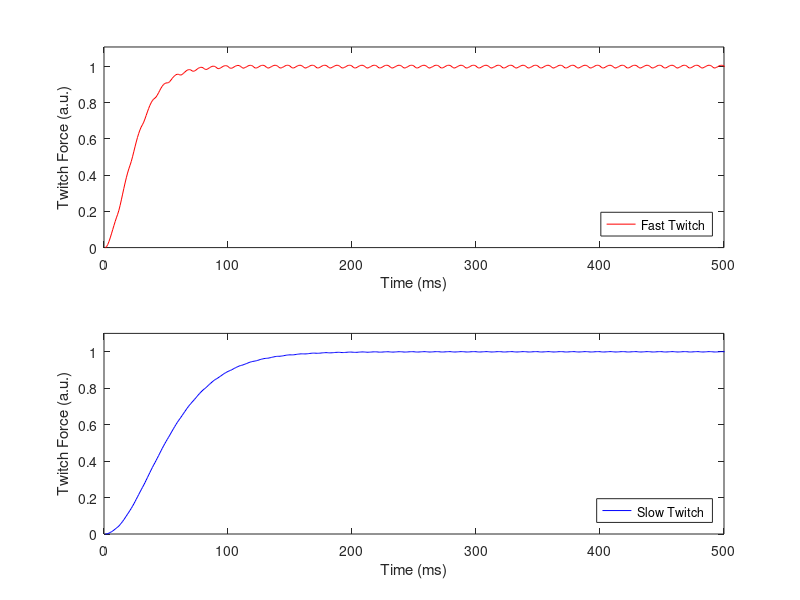

Source code (MATLAB):
% tetany.m - simulates the summation of muscle twitches to reach tetany
% For ES 53, designed by L. Moyer
% Last modified 9/16/22

% Students – please add comments to show that you understand 
% what is going on in each line of this code
 
clear all
close all
 
dt = 10; % time period between twitches in ms
frequency = 1/dt; % twitch frequency
numtwitches = 50; % number of twitches to initiate
x = [0:0.1:40]; % this is our time vector for a single twitch, so 400 time points
twamp = zeros(1,2001); % two twitch amplitude arrays, one for fast,
twamps = zeros(1,2001); % one for slow
 
% Generate time delayed twitches and sum
for i= 1:numtwitches;
y(i,:) = gampdf(x,3,1); % approximates a fast twitch response
start = round((i-1)*dt)+1;
twamp(i,start:(start+length(x)-1)) = y(i,:);
end
tetf = sum(twamp,1);
 
figure(5)
subplot(211)
plot(tetf,'r')
axis([0 500 0 1.1*max(max(tetf))])
xlabel('Time (ms)')
ylabel('Twitch Force (a.u.)')
legend('Fast Twitch','location','southeast')
 
 
% Now you generate time delayed slow twitches and sum them.
% Write your own code (or modify below) and plot your results in subplot(212)in blue
for j= 1:numtwitches;
y2(j,:) = gampdf(x,3,2); %approximates a slow twitch response
star = round((j-1)*dt)+1;
twamps(j,star:(star+length(x)-1)) = y2(j,:);
end
tets = sum(twamps,1);
  
subplot(212)
plot(tets,'b')
axis([0 500 0 1.1*max(max(tets))])
xlabel('Time (ms)')
ylabel('Twitch Force (a.u.)')
legend('Slow Twitch','location','southeast')
saveas(gcf, 'q2a.png');
 
